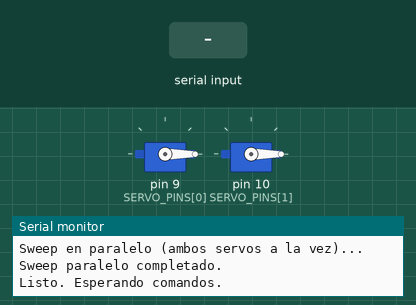
Bench run of a sketch on a simulated Arduino Uno, built with avr-gcc and run on an emulated ATmega328P. Parts: 2 × servo, the last lines printed to the serial monitor. Inputs (shaded band) come from the test bench.

Above: at 4.4 s.
4.5 s: "sweep1\n" received over Serial
At 4.97 s:
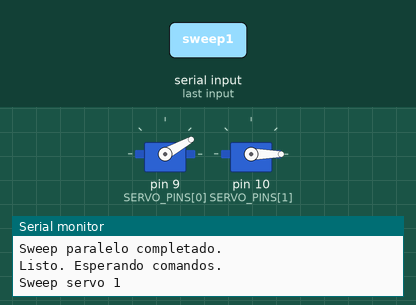
7.5 s: "sweep2\n" received over Serial
At 7.99 s:
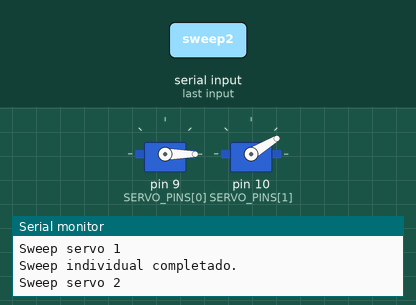
10.5 s: "open\n" received over Serial
At 11.4 s:
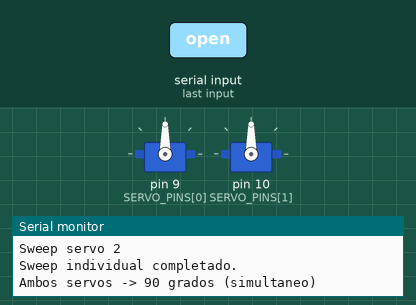
12.0 s: "sweep1\n" received over Serial
15.0 s: "close\n" received over Serial
At 16.1 s:
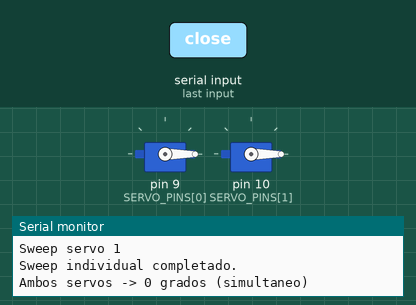
16.5 s: "sweepall\n" received over Serial
At 16.97 s:
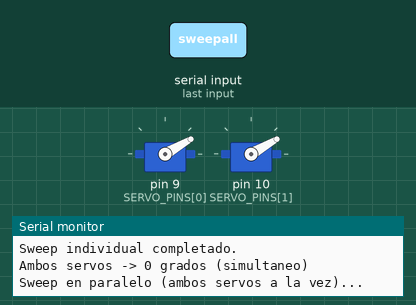
Timing chart, 0 to 20.5 s (numbered marks = the images above; inputs shaded):
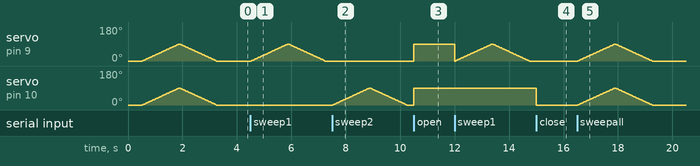

Measured:
- after the input at 4.5 s, servo on pin 9 (SERVO_PINS[0]): rises from 0° to 90° in 1.3 s, then falls to 0° in 1.4 s
- after the input at 7.5 s, servo on pin 10 (SERVO_PINS[1]): rises from 0° to 90° in 1.3 s, then falls to 0° in 1.4 s
- after the input at 10.5 s, servo on pin 9 (SERVO_PINS[0]), servo on pin 10 (SERVO_PINS[1]): 0° → 90° at once
- after the input at 15.0 s, servo on pin 10 (SERVO_PINS[1]): 90° → 0° at once
- after the input at 16.5 s, servo on pin 9 (SERVO_PINS[0]), servo on pin 10 (SERVO_PINS[1]): rises from 0° to 90° in 1.3 s, then falls to 0° in 1.4 s

The sketch:

servo_test.ino
```cpp
#include <Servo.h>

const int SERVO_COUNT = 2;
const int SERVO_PINS[SERVO_COUNT] = { 9, 10 };

const int MIN_ANGLE   = 0;
const int MAX_ANGLE   = 90;
const int SWEEP_DELAY = 15;
const int STRESS_HOLD = 600;
const int STRESS_LOOPS = 5;

Servo servos[SERVO_COUNT];
String inBuf = "";

void setup() {
  Serial.begin(9600);
  for (int i = 0; i < SERVO_COUNT; i++) {
    servos[i].attach(SERVO_PINS[i]);
    servos[i].write(MIN_ANGLE);
  }
// 55 grados es lo maximos
  Serial.println("=== Servo Test (dual) ===");
  Serial.println("Servo 1 -> pin 9   |   Servo 2 -> pin 10");
  Serial.println();
  Serial.println("Comandos:");
  Serial.println("  1:<num>     -> servo 1 a ese angulo");
  Serial.println("  2:<num>     -> servo 2 a ese angulo");
  Serial.println("  both:<num>  -> ambos servos al mismo angulo (simultaneo)");
  Serial.println("  open        -> ambos a MAX_ANGLE");
  Serial.println("  close       -> ambos a MIN_ANGLE");
  Serial.println("  sweep1      -> sweep solo servo 1");
  Serial.println("  sweep2      -> sweep solo servo 2");
  Serial.println("  sweepall    -> sweep ambos en paralelo");
  Serial.println("  stress      -> abre y cierra ambos en simultaneo X veces");
  Serial.println();
  Serial.println("Test inicial: sweep en paralelo...");
  doParallelSweep();
  Serial.println("Listo. Esperando comandos.");
}

void loop() {
  while (Serial.available()) {
    char c = (char)Serial.read();
    if (c == '\n') {
      handleCommand(inBuf);
      inBuf = "";
    } else if (c != '\r') {
      inBuf += c;
    }
  }
}

void handleCommand(String cmd) {
  cmd.trim();
  if (cmd.length() == 0) return;

  if (cmd.equalsIgnoreCase("open")) {
    moveAll(MAX_ANGLE);
    return;
  }
  if (cmd.equalsIgnoreCase("close")) {
    moveAll(MIN_ANGLE);
    return;
  }
  if (cmd.equalsIgnoreCase("sweep1")) {
    doSingleSweep(0);
    return;
  }
  if (cmd.equalsIgnoreCase("sweep2")) {
    doSingleSweep(1);
    return;
  }
  if (cmd.equalsIgnoreCase("sweepall")) {
    doParallelSweep();
    return;
  }
  if (cmd.equalsIgnoreCase("stress")) {
    doStressTest();
    return;
  }

  int sep = cmd.indexOf(':');
  if (sep < 0) {
    Serial.print("Comando invalido: ");
    Serial.println(cmd);
    return;
  }

  String target = cmd.substring(0, sep);
  int angle = cmd.substring(sep + 1).toInt();

  if (target == "1") {
    moveOne(0, angle);
  } else if (target == "2") {
    moveOne(1, angle);
  } else if (target.equalsIgnoreCase("both")) {
    moveAll(angle);
  } else {
    Serial.print("Target desconocido: ");
    Serial.println(target);
  }
}

void moveOne(int idx, int angle) {
  angle = clampAngle(angle);
  servos[idx].write(angle);
  Serial.print("Servo ");
  Serial.print(idx + 1);
  Serial.print(" -> ");
  Serial.print(angle);
  Serial.println(" grados");
}

void moveAll(int angle) {
  angle = clampAngle(angle);
  for (int i = 0; i < SERVO_COUNT; i++) {
    servos[i].write(angle);
  }
  Serial.print("Ambos servos -> ");
  Serial.print(angle);
  Serial.println(" grados (simultaneo)");
}

int clampAngle(int angle) {
  if (angle < 0)   return 0;
  if (angle > 180) return 180;
  return angle;
}

void doSingleSweep(int idx) {
  Serial.print("Sweep servo ");
  Serial.println(idx + 1);
  for (int a = MIN_ANGLE; a <= MAX_ANGLE; a++) {
    servos[idx].write(a);
    delay(SWEEP_DELAY);
  }
  for (int a = MAX_ANGLE; a >= MIN_ANGLE; a--) {
    servos[idx].write(a);
    delay(SWEEP_DELAY);
  }
  Serial.println("Sweep individual completado.");
}

void doParallelSweep() {
  Serial.println("Sweep en paralelo (ambos servos a la vez)...");
  for (int a = MIN_ANGLE; a <= MAX_ANGLE; a++) {
    for (int i = 0; i < SERVO_COUNT; i++) servos[i].write(a);
    delay(SWEEP_DELAY);
  }
  for (int a = MAX_ANGLE; a >= MIN_ANGLE; a--) {
    for (int i = 0; i < SERVO_COUNT; i++) servos[i].write(a);
    delay(SWEEP_DELAY);
  }
  Serial.println("Sweep paralelo completado.");
}

void doStressTest() {
  Serial.print("Stress test: ");
  Serial.print(STRESS_LOOPS);
  Serial.println(" ciclos abrir/cerrar simultaneo.");
  for (int n = 0; n < STRESS_LOOPS; n++) {
    Serial.print("  Ciclo ");
    Serial.print(n + 1);
    Serial.print("/");
    Serial.println(STRESS_LOOPS);
    for (int i = 0; i < SERVO_COUNT; i++) servos[i].write(MAX_ANGLE);
    delay(STRESS_HOLD);
    for (int i = 0; i < SERVO_COUNT; i++) servos[i].write(MIN_ANGLE);
    delay(STRESS_HOLD);
  }
  Serial.println("Stress test completado.");
}
```
